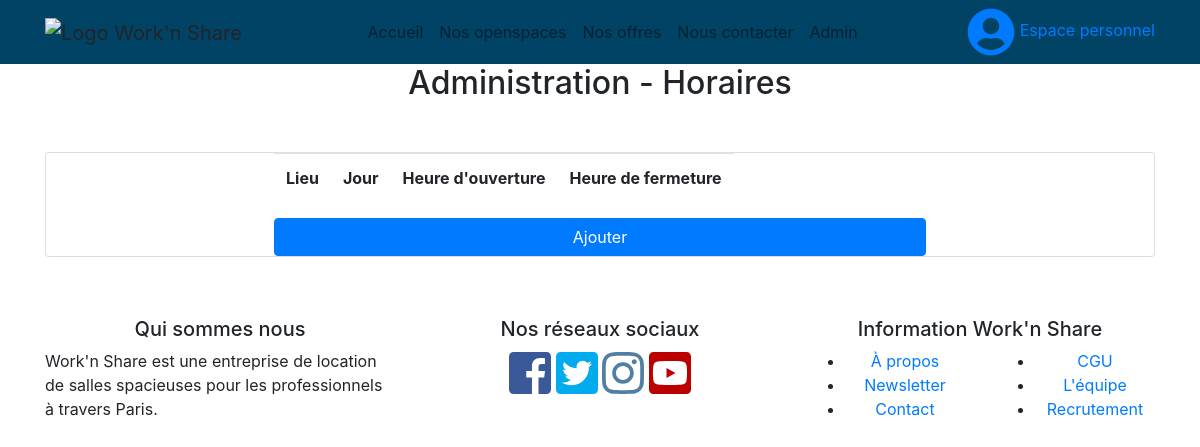
Before: /admin_schedules.php with the older database file.
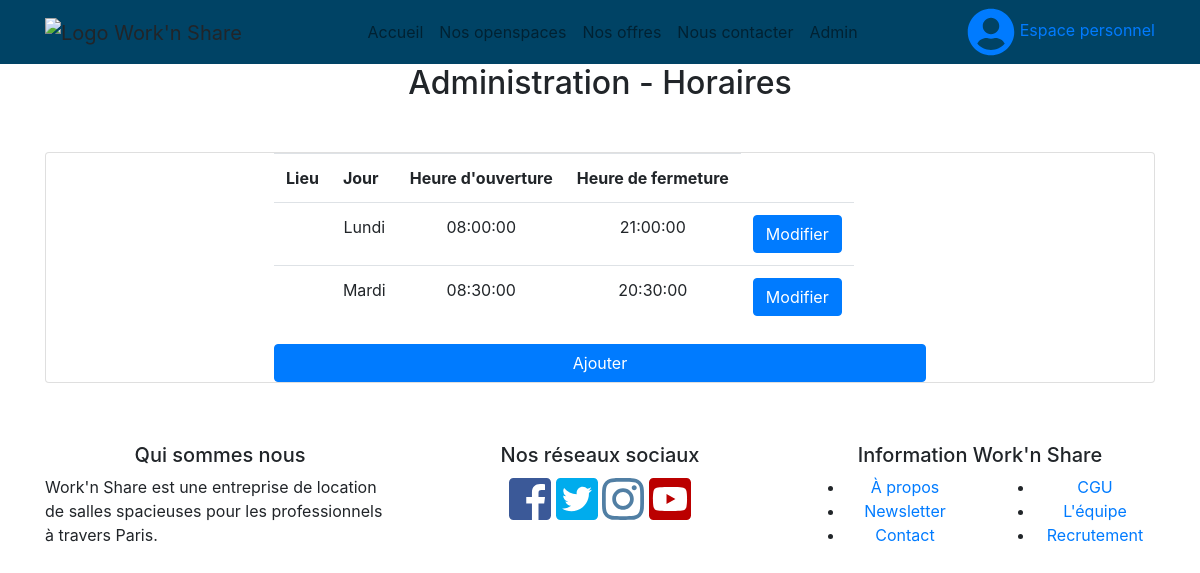
After: the same page with the newer database file.
### tables this page shows
CREATE TABLE IF NOT EXISTS `schedule` (
  `id_schedule` int(11) NOT NULL AUTO_INCREMENT,
  `day` varchar(9) NOT NULL,
  `begin_schedule` time NOT NULL,
  `end_schedule` time NOT NULL,
  `id_location` int(11) DEFAULT NULL,
  PRIMARY KEY (`id_schedule`)
);

### admin_schedules.php (the view)
<?php include "assets/include/header.php";
    $db = connectDb();
    $query = $db->prepare("SELECT * FROM SCHEDULE ORDER BY id_location ASC");
    $query->execute();
    $result = $query->fetchAll();
    function name_town($id,$db){
        $query = $db->prepare("SELECT * FROM LOCATION WHERE id_location=:plop");
        $query->execute(["plop" => $id]);
        $result2 = $query->fetch(PDO::FETCH_ASSOC);
        return $result2['town'];
    }
?>
<section>
    <center><h2>Administration - Horaires</h2></center>
    <div class="container main-content">
        <div class="row" style="margin-top:50px; margin-bottom:50px;">
            <div class="col-md-12">
                <div class="card-deck">
                    <div class="card" style="padding-left:20%; padding-right:20%;">
                        <table class="table table-responsive table-hover">
                            <tr>
                                <th>Lieu</th>
                                <th>Jour</th>
                                <th>Heure d'ouverture</th>
                                <th>Heure de fermeture</th>
                            </tr>
                            <?php
                                foreach($result as $res){
                                    $db = connectDb();
                                    $name =name_town($res[3],$db);
                                    echo '  <tr>
                                                <td><center>'.$name.'</center></td>
                                                <td><center>'.$res[1].'</center></td>
                                                <td><center>'.$res[2].'</center></td>
                                                <td><center>'.$res[3].'</center></td>
                                                <td><a class="btn btn-primary" href="admin_schedules_edit.php?id_location='.$res[4].'&day='.$res[1].'" role="button">Modifier</a></td>
                                            </tr>';
                                }
                             ?>
                        </table>
                        <a class="btn btn-primary" href="admin_schedules_add.php">Ajouter</a>
                    </div>
                </div>
            </div>
        </div>
    </div>
<?php include "assets/include/footer.php"; ?>

Changed rows visible on the page:
added schedule: day "Lundi", begin_schedule "08:00:00", end_schedule "21:00:00"
added schedule: day "Mardi", begin_schedule "08:30:00", end_schedule "20:30:00"
